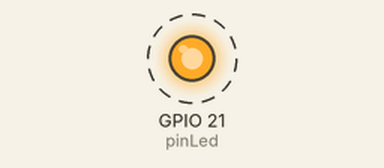
This program was run on a simulated ESP32. Shown: output pins drawn as LEDs (lit = HIGH). Dashed ring = blinking. What the program prints to the serial monitor is not drawn.

Above: at 0.15 s.
Timing chart, 0 to 3.0 s (numbered marks = the images above):
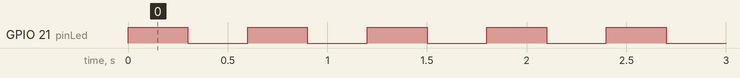

The program:

main.cpp
```cpp
#include <Arduino.h>
#define pinLed 21

// * prototipos da funcao
void ligaLed(uint8_t pin);
void desligaLed(uint8_t pin);
void piscaLed(uint8_t pin);

int calculaSegundoGrau(int, int, int);

void setup()
{
  Serial.begin(9600);
  int raizDaFuncao = calculaSegundoGrau(1, 6, 9);
  Serial.println(raizDaFuncao);
  pinMode(pinLed, OUTPUT);
}

void loop()
{
  piscaLed(pinLed);

}

int calculaSegundoGrau(int a, int b, int c)
{
  int resultado;
  resultado = (-b + sqrt((b*b) - (4 * a * c))) / (2 * a);
  return resultado;
}

void ligaLed(uint8_t pin)
{
  digitalWrite(pin, HIGH);
}

void desligaLed(uint8_t pin)
{
  digitalWrite(pin, LOW);
}

void piscaLed(uint8_t pin)
{
  digitalWrite(pin, HIGH);
  delay(300);
  digitalWrite(pin, LOW);
  delay(300);
}
```

Measured:
- by itself, GPIO 21 (pinLed): alternates HIGH for 0.30 s and LOW for 0.30 s
